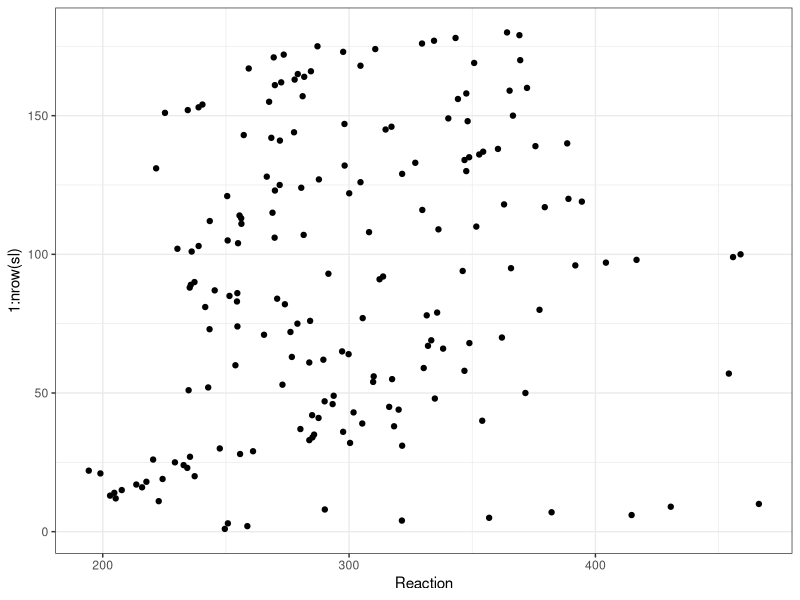
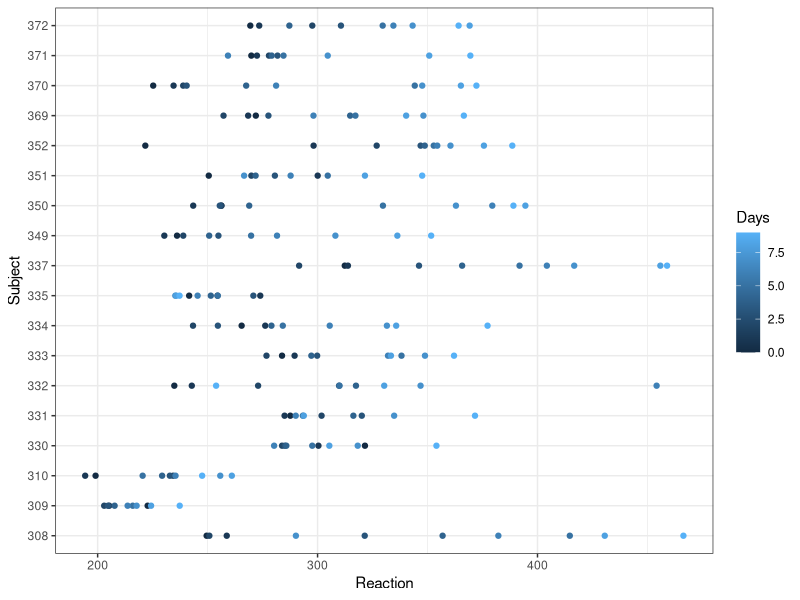
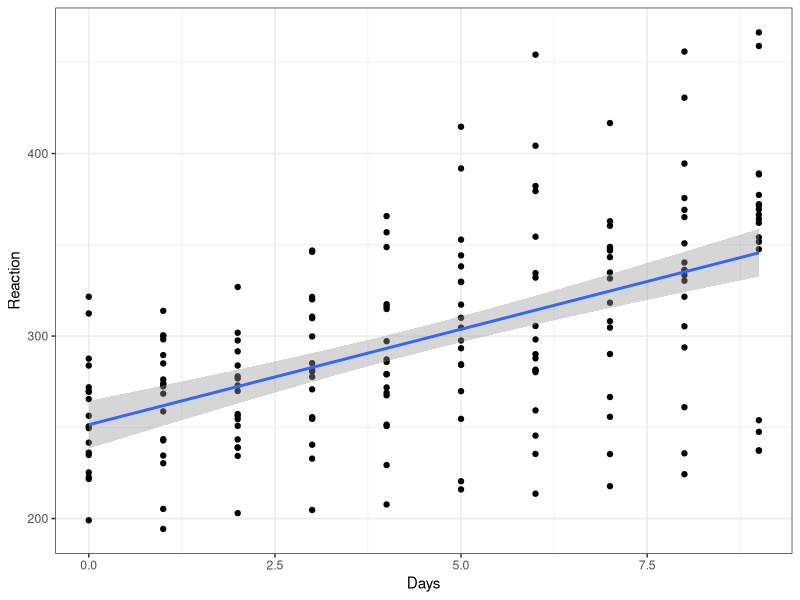
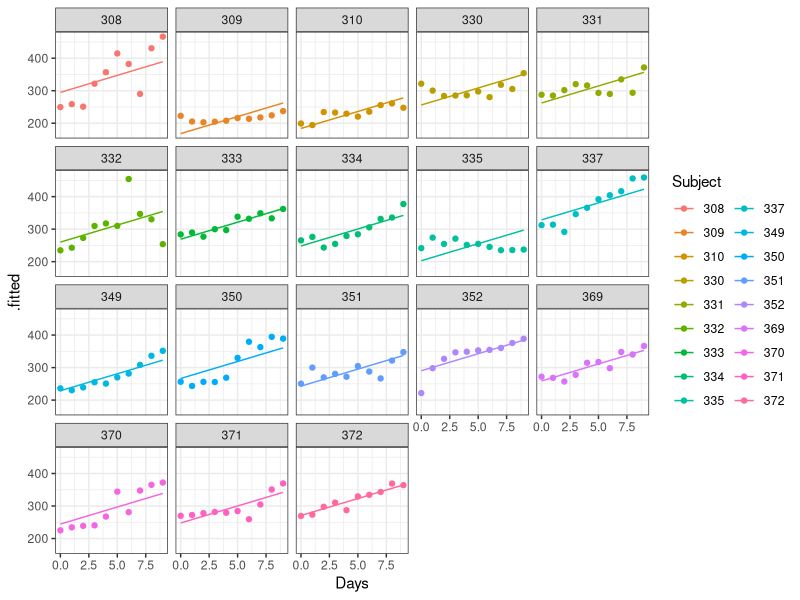
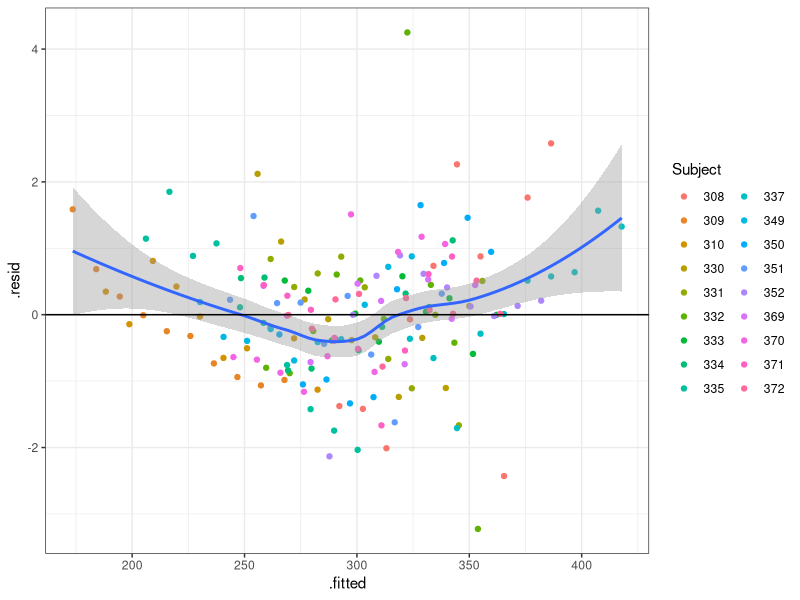
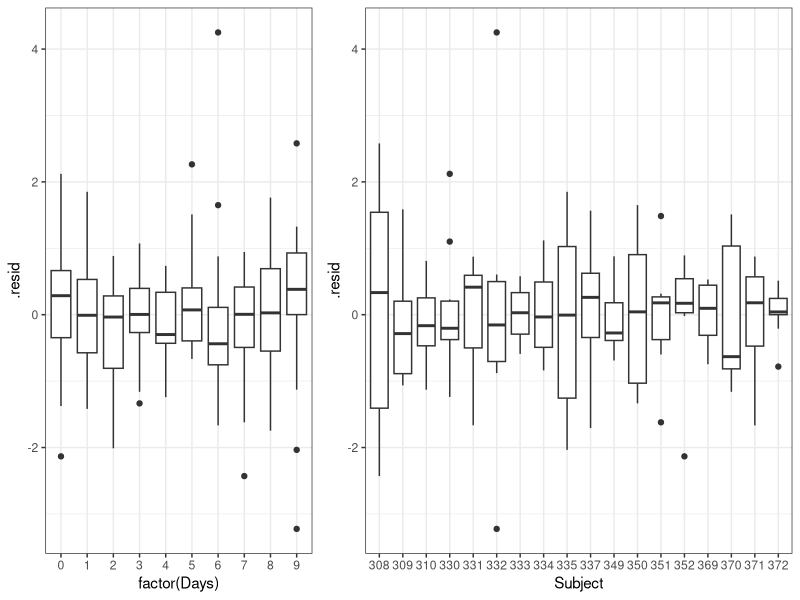
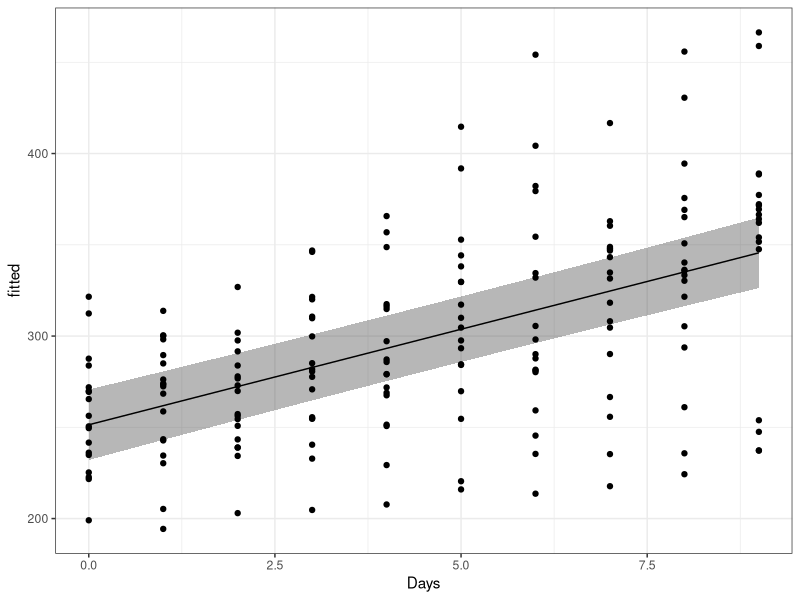
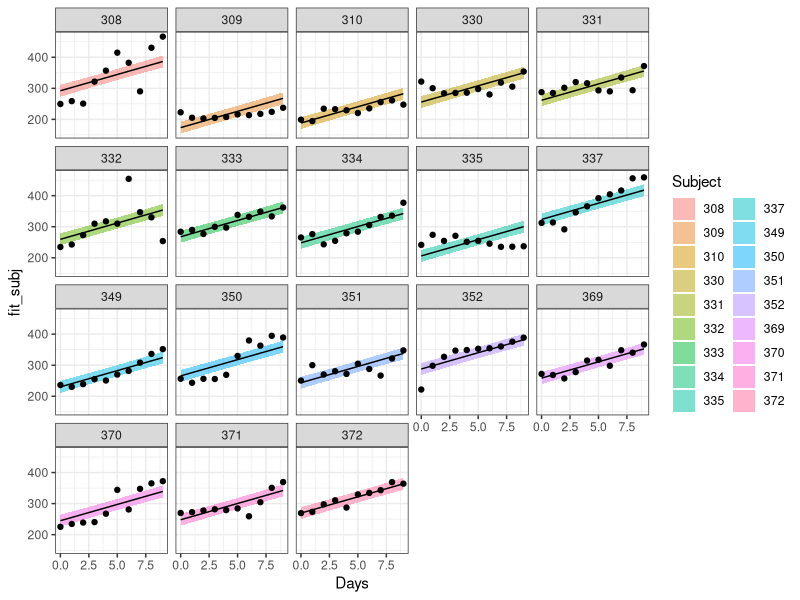

R code for these plots, in order:
# title: "Смешанные линейные модели" ##############
# subtitle: "Линейные модели..."
# author: "Марина Варфоломеева, Вадим Хайтов"

## Пример: Как время реакции людей зависит от бессонницы? #############
#
# В датасете `sleepstudy` из пакета `lme4`
# описание немного отличается от того, что в
# статье: В ночь перед нулевым днем всем
# испытуемым давали поспать нормальное время, а в
# следующие 9 ночей --- давали спать по 3 часа.
# Каждый день измеряли время реакции в серии
# тестов.
#
# Данные: Belenky et al. (2003) Patterns of
# performance degradation and restoration during
# sleep restriction and subsequent recovery: a
# sleep dose-response study. Journal of Sleep
# Research 12, 1–12.
#
# - `Reaction` --- среднее время реакции в серии тестов в день наблюдения, мс
# - `Days` --- число дней депривации сна
# - `Subject` --- номер испытуемого

library(lme4)
data(sleepstudy)
sl <- sleepstudy
head(sl, 3)

#
## Знакомство с данными
str(sl)
# пропущенные значения
colSums(is.na(sl))

# число субъектов
length(unique(sl$Subject))
# сбалансирован ли объем выборки?
table(sl$Subject)
table(sl$Subject, sl$Days)

## Есть ли выбросы?
library(ggplot2)
theme_set(theme_bw())
# построим дот-плот
ggplot(sl, aes(x = Reaction, y = 1:nrow(sl))) +
  geom_point()


## Как меняется время реакции разных субъектов?
ggplot(sl, aes(x = Reaction, y = Subject, colour = Days)) +
  geom_point()


## Не учитываем группирующий фактор
Wrong1 <- lm(Reaction ~ Days, data = sl)

summary(Wrong1)

ggplot(sl, aes(x = Days, y = Reaction)) +
  geom_point() +
  geom_smooth(se = TRUE, method = "lm", size = 1)


## Группирующий фактор как фиксированный.

Wrong2 <- lm(Reaction ~ Days + Subject, data = sl)

summary(Wrong2)

Wrong2_diag <- fortify(Wrong2)
ggplot(Wrong2_diag, aes(x = Days, colour = Subject)) +
  geom_line(aes(y = .fitted, group = Subject)) +
  geom_point(data = sl, aes(y = Reaction)) +
  guides(colour = guide_legend(ncol = 2)) +
  facet_wrap(~Subject)



## Фиксированные и случайные факторы #############

## Задание 1 -------------------------------------
#
# Какого типа эти факторы? Поясните ваш выбор.
#
# - Несколько произвольно выбранных градаций
# плотности моллюсков в полевом эксперименте, где
# плотностью манипулировали.
# - Фактор размер червяка (маленький, средний,
# большой) в выборке червей.
# - Деление губы Чупа на зоны с разной степенью
# распреснения.

## Cмешанные линейные модели #####################

## Подбор смешанных моделей в R #################


## Смешанные модели со случайным отрезком в R ############

# выгружаем lme4, чтобы не было конфликтов с nlme
detach(name = "package:lme4")
library(nlme)
M1 <- lme(Reaction ~ Days, random = ~ 1 | Subject, data = sl)


## Анализ остатков ##################################

## График остатков от предсказанных значений
M1_diag <- data.frame(sl,
                      .resid = resid(M1, type = "pearson"),
                      .fitted <- fitted(M1))
gg_resid <- ggplot(M1_diag, aes(y = .resid)) +
  guides(colour = guide_legend(ncol = 2))
gg_resid + geom_point(aes(x = .fitted, colour = Subject)) + geom_smooth(method = "loess", aes(x = .fitted)) +
  geom_hline(yintercept = 0)

## Графики остатков от ковариат в модели и не в модели
library(gridExtra)
grid.arrange(gg_resid + geom_boxplot(aes(x = factor(Days))),
             gg_resid + geom_boxplot(aes(x = Subject)),
             ncol = 2, widths = c(0.4, 0.6))


## Тестирование гипотез в смешанных моделях #########


## (а) t-(или -z) тесты (REML) ###################

summary(M1)

## (б) F-тест (REML) #############################

library(car)
anova(M1, test = "F")


## (в) Попарное сравнение вложенных моделей при помощи тестов отношения правдоподобий (ML) ##########

M1.ml <- lme(Reaction ~ Days, random = ~1|Subject, data = sl, method = "ML")
M2.ml <- lme(Reaction ~ 1, random = ~1 | Subject, data = sl, method = "ML")

anova(M1.ml, M2.ml)

## (г) Сравнение моделей по AIC (ML) ###############

AIC(M1.ml, M2.ml)


## Подбор оптимальной модели и проверка условий применимости ############


## Представление результатов #####################

M1_fin <- lme(Reaction ~ Days, random = ~1|Subject, data = sl,
              method = "REML")


## Уравнение модели

fixef(M1_fin)    # Фиксированные эффекты
VarCorr(M1_fin)  # Случайные эффекты


## Внутриклассовая корреляция
# $\sigma_{effect}^2 / (\sigma_{effect}^2 + \sigma^2)$

37.12383^2 / (37.12383^2 + 30.99123^2)

## Данные для графика предсказаний фиксированной части модели #############

# Исходные данные
library(plyr)
NewData_M1 <- ddply(
  sl, .(Subject), summarise,
  Days = seq(min(Days), max(Days), length = 10)
  )

# Предсказанные значения при помощи predict()
# level = 0 - для фиксированных эффектов (т.е. без учета субъекта)
NewData_M1$fitted <- predict(M1_fin, NewData_M1, level = 0)

# Предсказанные значения при помощи матриц
X <- model.matrix(~ Days, data = NewData_M1)
betas <- fixef(M1_fin)
NewData_M1$fitted <- X %*% betas

# Cтандартные ошибки и дов. интервалы
NewData_M1$se <- sqrt( diag(X %*% vcov(M1_fin) %*% t(X)) )
NewData_M1$lwr <- NewData_M1$fitted - 1.98 * NewData_M1$se
NewData_M1$upr <- NewData_M1$fitted + 1.98 * NewData_M1$se


## График предсказаний фиксированной части модели ###############

ggplot(data = NewData_M1, aes(x = Days, y = fitted)) +
  geom_ribbon(alpha = 0.35, aes(ymin = lwr, ymax = upr)) +
  geom_line() +
  geom_point(data = sl, aes(x = Days, y = Reaction))


## Данные для графика предсказаний для индивидуальных уровней случайного фактора ###########

# Можно получить предсказания для каждого субъекта
# $\beta_0 + \beta_1 \cdot Days_{ij} + b_i$

NewData_M1$fit_subj <- predict(M1_fin, NewData_M1, level = 1)
# или то же самое при помощи матриц
# случайные эффекты для каждого субъекта
# это датафрейм с одним столбцом
rand <- ranef(M1_fin)
# "разворачиваем" для каждой строки данных
all_rand <- rand[as.numeric(NewData_M1$Subject), 1]
# прибавляем случайные эффекты к предсказаниям фикс. части
NewData_M1$fit_subj <- X %*% betas + all_rand


## График предсказаний для индивидуальных уровней случайного фактора ########

ggplot(NewData_M1, aes(x = Days, y = fit_subj, group = Subject)) +
  geom_ribbon(alpha = 0.5, aes(fill = Subject, ymin = fit_subj - 1.98*se,
                  ymax = fit_subj + 1.98*se)) +
  geom_line() +
  geom_point(data = sl, aes(x = Days, y = Reaction))  +
  guides(fill = guide_legend(ncol = 2)) +
  facet_wrap(~Subject)


## Смешанная модель со случайным отрезком и углом наклона #################

MS1 <- lme(Reaction ~ Days, random = ~ 1 + Days|Subject, data = sl)

## Задание 2 ------------------------------------
#
# Проверьте получившуюся модель MS1
#
# Сделайте самостоятельно:
#
# - Анализ остатков
# - Проверку влияния факторов + подбор оптимальной модели
# - Визуализацию предсказаний




## Смешанные модели со вложенными случайными факторами #############


## Пример: Высота растений и выпас скота ###############
#
# Как в разные годы высота растительного покрова
# зависит от выпаса скота, экспозиции склона и
# проективного покрытия местных растений?

# Переменные:
# - **height** - высота растительного покрова
# - **graze** - выпас коров (0, 1)
# - **AspectCat** - экспозиция (S, N)
# - **nativecov** - покрытие местной флоры %
# - **slope** - наклон
# - **year** - год наблюдений
# - **Park** - парк
# - **plotID** - уникальный идентификатор участка
#
# Данные:
# Gennet, S., Spotswood, E., Hammond, M. and
# Bartolome, J.W., 2017. Livestock grazing
# supports native plants and songbirds in a
# California annual grassland. PloS one, 12(6),
# p.e0176367.
#
## Открываем данные
library(readxl)
library(tidyr)
gr <- read_excel("data/Grazing_native_plants_Gennet_et_al._2017_S1.xlsx")
graz <- gr %>% spread(Species, presence)

## Знакомство с данными ####

# Есть ли пропущенные значения?
sum(is.na(graz))

# Сколько участков было в каждом парке в каждый год?
with(graz, table(Park, year))

# Сделаем факторами переменные, которые понадобятся для модели
graz$graze_f <- factor(graz$graze)
graz$AspectCat <- factor(graz$AspectCat)
graz$year_f <- factor(graz$year)

# Извлечем корень из обилия местных видов
graz$nativecov_sq <- sqrt(graz$nativecov)


# Модель
MN1 <- lme(height ~ graze_f*AspectCat + year_f + nativecov_sq + slope,
           random = ~ 1|Park/plotID,
           data = graz, method = "ML")

## Анализ остатков #####

# Данные для анализа остатков
MN1_diag <- data.frame(
  graz,
  pear_res = residuals(MN1, type = "pearson"),
  fitted = fitted(MN1, type = "response"))

## График остатков
gg_res <- ggplot(data = MN1_diag, aes(y = pear_res))
gg_res + geom_point(aes(x = fitted)) +
  geom_smooth(aes(x = fitted))

#
## Графики остатков от переменных в модели
library(gridExtra)
grid.arrange(gg_res + geom_boxplot(aes(x = graze_f)),
             gg_res + geom_boxplot(aes(x = AspectCat)),
             gg_res + geom_boxplot(aes(x = year_f)),
             gg_res + geom_point(aes(x = nativecov_sq)),
             gg_res + geom_point(aes(x = slope)),
             ncol = 3)


## Графики остатков от переменных не в модели
grid.arrange(
  gg_res + geom_point(aes(x = heatloadrel)),
  gg_res + geom_point(aes(x = sqrt(litt))),
  gg_res + geom_point(aes(x = sqrt(bare))),
  ncol = 3)


## Результаты полной модели ##############
summary(MN1)

## Тесты отношения правдоподобий для полной модели
library(car)
Anova(MN1)


## Задание 3 -------------------------------------

MN1_fin <- lme(height ~ graze_f*AspectCat + year_f + nativecov_sq + slope,
           random = ~ 1|Park/plotID,
           data = graz, method = "REML")

# Рассчитайте внутриклассовую корреляцию
#
# - Для наблюдений на одном и том же участке
3.3702^2 / (1.574143^2 + 3.3702^2 + 5.133291^2)
# - Для наблюдений в одном и том же парке
1.574143^2 / (1.574143^2 + 3.3702^2 + 5.133291^2)



## Визуализация результатов ####################

## Данные для графика предсказаний фиксированной части модели

# Исходные данные
NewData_MN1 <- expand.grid(graze_f = levels(graz$graze_f),
                           AspectCat = levels(graz$AspectCat),
                           year_f = levels(graz$year_f))
NewData_MN1$nativecov_sq <- mean(graz$nativecov_sq)
NewData_MN1$slope <- mean(graz$slope)

# Предсказанные значения при помощи матриц
X <- model.matrix(~ graze_f * AspectCat + year_f + nativecov_sq + slope, data = NewData_MN1)
betas = fixef(MN1_fin)
NewData_MN1$fitted <- X %*% betas

# Cтандартные ошибки и дов. интервалы
NewData_MN1$se <- sqrt( diag(X %*% vcov(MN1_fin) %*% t(X)) )
NewData_MN1$lwr <- NewData_MN1$fit - 1.98 * NewData_MN1$se
NewData_MN1$upr <- NewData_MN1$fit + 1.98 * NewData_MN1$se


## График предсказаний фиксированной части модели
ggplot(data = NewData_MN1, aes(x = year_f, y = fitted, colour = graze_f)) +
  geom_pointrange(aes(ymin = lwr, ymax = upr)) +
  facet_wrap(~ AspectCat) +
  geom_jitter(data = graz, aes(y = height), alpha = 0.35, size = 1) +
  theme(axis.text.x = element_text(angle = 90))


## Задание 4 ------------------------------------

# Приведите решение с подбором оптимальной модели

## Подбор оптимальной модели
## Анализ остатков
## Результаты после оптимизации
